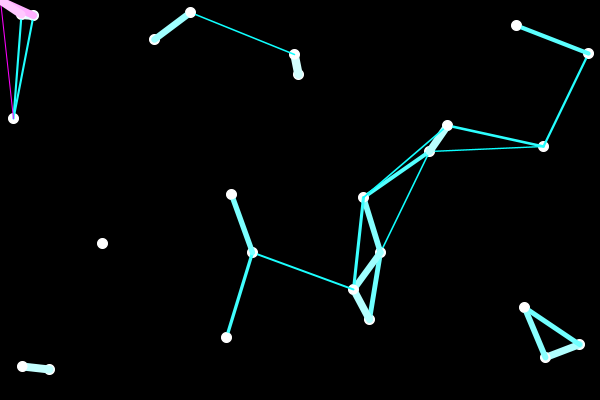
Frame 1 (no input)
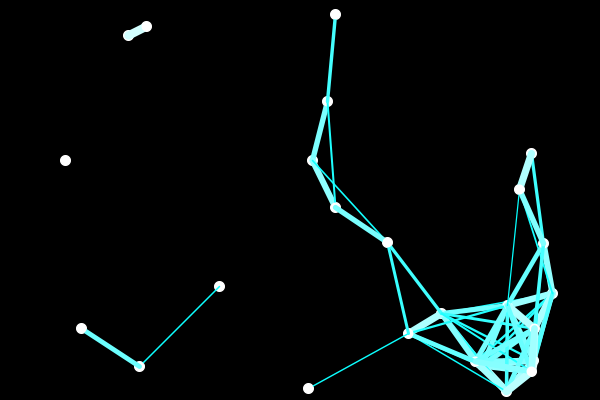
Frame 60 (the mouse pressed at the canvas centre just before this capture)
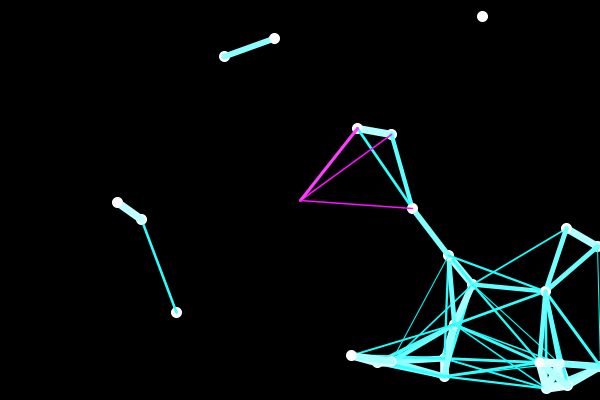
Frame 120 (the mouse held since frame 60 and released just before this capture)

The Processing sketch that drew these frames (run headless with seeded random() and noise(); from frame 60 on, the mouse is pressed at the canvas centre):

// Processing sketch: WebWithPoints
// ── WebWithPoints.pde
import java.util.Random;
ArrayList<Point> points;
Random rand;
float connectionDistance;
void setup(){
  size(600, 400);
  rand = new Random();
  points = new ArrayList<Point>();
  for(int i = 0; i < 25; i++){
    points.add(
    new Point(new PVector(rand.nextInt(width - 2) + 1, rand.nextInt(height - 2) + 1)
    , new PVector(3*rand.nextFloat(), 3*rand.nextFloat())
    ));
  }
  connectionDistance = width/5;

}
void draw(){
  background(0); 
  fill(0);
   for(int i = 0; i < points.size(); i++){
      Point p = points.get(i);
      p.update();

      stroke(255);
      strokeWeight(1);
      p.show();
    }
   
     for(int i = 0; i < points.size(); i++){
        for(int j = i; j < points.size() ; j++){
          Point ip = points.get(i);
          Point jp = points.get(j);
          float actualDistance = dist(ip.location.x, ip.location.y, jp.location.x, jp.location.y);
          float expectedDistance = connectionDistance;
          if(actualDistance < expectedDistance){
            strokeWeight(map(actualDistance, 0, expectedDistance, 10, 1));
            stroke(map(actualDistance, 0, expectedDistance, 255, 0), 255, 255);
            line(ip.location.x, ip.location.y, jp.location.x, jp.location.y);
          }
        }
    }
    for(int i = 0; i < points.size(); i++){
        Point ip = points.get(i);
        float actualDistance = dist(ip.location.x, ip.location.y, mouseX, mouseY);
        float expectedDistance = connectionDistance;
        if(actualDistance < expectedDistance){
            strokeWeight(map(actualDistance, 0, expectedDistance, 10, 1));
            stroke(255,map(actualDistance, 0, expectedDistance, 255, 0), 255);
            line(ip.location.x, ip.location.y,  mouseX, mouseY);
        }
    }
    
}


class Point{
  PVector location;
  PVector speed;
  Point(){}
  Point(PVector location, PVector speed){
    this.location = location;
    this.speed = speed;
  }
  
  void update(){
    location.add(speed);
    checkBoundaries();
  }
  
  void show(){
    ellipse(location.x, location.y, 10, 10);
  }
  
  void checkBoundaries(){
    if(location.x <= 0){
      speed.x = -speed.x;
    }
    if(location.y <= 0){
      speed.y = -speed.y;
    }
    if(location.x >= width){
      speed.x = -speed.x;
    }
    if(location.y >= height){
      speed.y = -speed.y;
    }
  }
}
